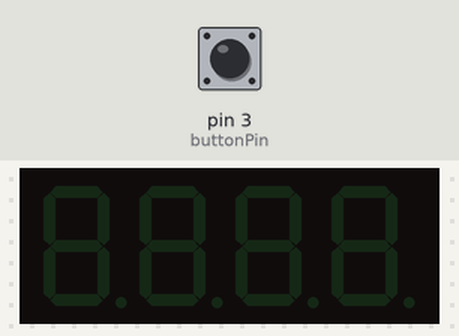
This sketch was run on a simulated Arduino Uno, built with avr-gcc and run on an emulated ATmega328P. On the bench: 4-digit seven-segment display. The inputs (shaded band) are chosen by the test bench; at power-on: pin 3 (buttonPin) LOW. Random numbers use the default seed unless the sketch sets one.

Above: at 1.2 s.
1.3 s: pin 3 (buttonPin) pulled HIGH for 1 s
At 3.1 s:
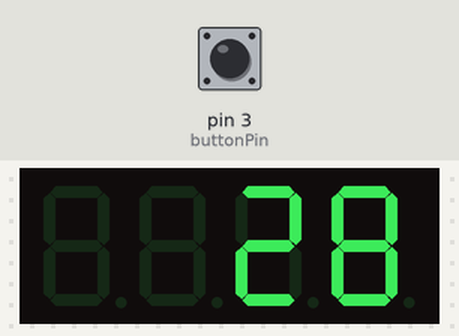
3.8 s: pin 3 (buttonPin) pulled HIGH for 0.15 s
At 4.6 s:
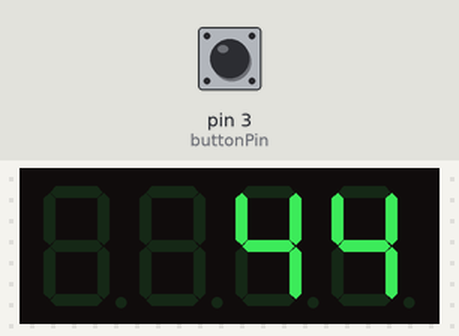
5.4 s: pin 3 (buttonPin) pulled HIGH for 0.15 s
At 5.8 s:
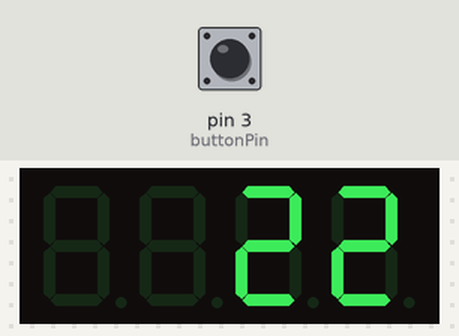
7.0 s: pin 3 (buttonPin) pulled HIGH for 1 s
At 8.7 s:
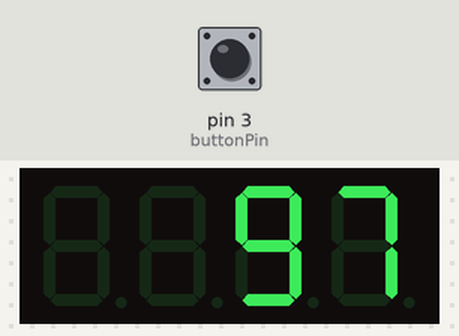
Timing chart, 0 to 10.2 s (numbered marks = the images above; inputs shaded):
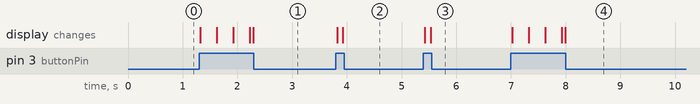

The sketch:

display_random_number.ino
```cpp
#include <Arduino.h>
#include <TM1637TinyDisplay.h>

//define pins below
#define CLK 5
#define DIO 6

const int buttonPin = 3;

int buttonState = 0;
int count_value = 0;
int prestate = 0;

int count = 0;

//Initialize TM1637TinyDisplay
TM1637TinyDisplay display(CLK, DIO);

void setup() {
  display.setBrightness(0x0f);

  pinMode(buttonPin, INPUT);
}

void loop() {

buttonState = digitalRead(buttonPin);

//random number code below
  if (buttonState == HIGH && prestate == 0) {
    count = random(100);
    display.showNumber(count);
  } else {
    prestate = 0;
  }
}
```

Measured:
- after the input at 1.3 s, the display: first changes at once (image 1 shows a later state)
- after the input at 3.8 s, the display: first changes at once (image 2 shows a later state)
- after the input at 5.4 s, the display: first changes at once (image 3 shows a later state)
- after the input at 7.0 s, the display: first changes at once (image 4 shows a later state)
